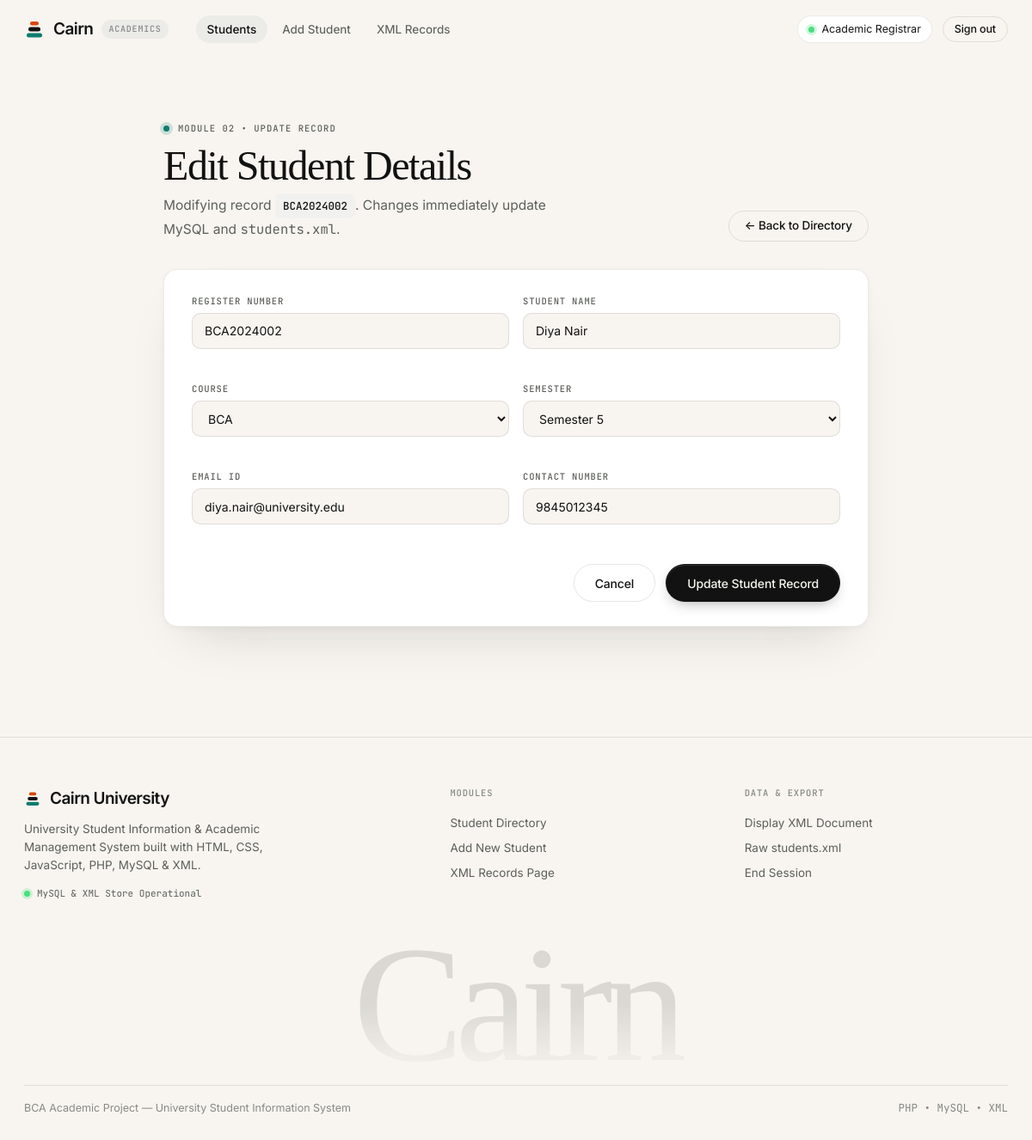
/edit_student.php?id=2 (signed in), run on the app's committed database.
### tables this page shows
CREATE TABLE IF NOT EXISTS `students` (
  `id` INT UNSIGNED NOT NULL AUTO_INCREMENT,
  `reg_no` VARCHAR(20) NOT NULL,
  `student_name` VARCHAR(100) NOT NULL,
  `course` VARCHAR(80) NOT NULL,
  `semester` TINYINT UNSIGNED NOT NULL,
  `email` VARCHAR(120) NOT NULL,
  `contact_number` VARCHAR(15) NOT NULL,
  `created_at` TIMESTAMP NOT NULL DEFAULT CURRENT_TIMESTAMP,
  `updated_at` TIMESTAMP NOT NULL DEFAULT CURRENT_TIMESTAMP ON UPDATE CURRENT_TIMESTAMP,
  PRIMARY KEY (`id`),
  UNIQUE KEY `uq_students_reg_no` (`reg_no`),
  UNIQUE KEY `uq_students_email` (`email`)
);

### includes/auth.php (called while the page is built, shortened)
<?php
function e(?string $value): string
{
    return htmlspecialchars((string) $value, ENT_QUOTES, 'UTF-8');
}

### edit_student.php (the view, shortened to what this page needs)
<?php
require_once __DIR__ . '/config/db.php';
require_once __DIR__ . '/includes/auth.php';
$id = (int) ($_GET['id'] ?? $_POST['id'] ?? 0);
$stmt = $conn->prepare('SELECT id, reg_no, student_name, course, semester, email, contact_number FROM students WHERE id = ? LIMIT 1');
$stmt->bind_param('i', $id);
$stmt->execute();
$student = $stmt->get_result()->fetch_assoc();
$formData = $student;
require_once __DIR__ . '/includes/header.php';
?>
<main class="cnl-container cnl-section" style="max-width: 820px;">
  <div class="cnl-page-head">
    <div>
      <div class="cnl-kicker is-teal" style="margin-bottom: 10px;">Module 02 &bull; Update Record</div>
      <h1 class="cnl-title" style="font-size: clamp(34px, 4.2vw, 48px);">Edit Student Details</h1>
      <p class="cnl-sub" style="margin-top: 8px;">
        Modifying record <span class="cnl-reg"><?php echo e($student['reg_no']); ?></span>. Changes immediately update MySQL and <code class="cnl-mono">students.xml</code>.
      </p>
    </div>
    <a href="dashboard.php" class="cnl-pill is-ghost">&larr; Back to Directory</a>
  </div>
  <section class="cnl-card cnl-card-pad">
    <form id="studentForm" method="POST" action="edit_student.php?id=<?php echo $id; ?>" novalidate>
      <div class="cnl-form-grid">
        <div class="cnl-field">
          <label for="reg_no" class="cnl-label">Register Number</label>
          <input type="text" id="reg_no" name="reg_no" class="cnl-input" value="<?php echo e($formData['reg_no']); ?>" required>
          <span id="reg_no_error" class="cnl-error-msg"></span>
        </div>
        <div class="cnl-field">
          <label for="student_name" class="cnl-label">Student Name</label>
          <input type="text" id="student_name" name="student_name" class="cnl-input" value="<?php echo e($formData['student_name']); ?>" required>
          <span id="student_name_error" class="cnl-error-msg"></span>
        </div>
        <div class="cnl-field">
          <label for="course" class="cnl-label">Course</label>
          <select id="course" name="course" class="cnl-select" required>
            <?php
            $courseOptions = ['BCA', 'B.Sc Computer Science', 'MCA', 'M.Sc Computer Science', 'B.Tech CSE', 'BBA'];
            foreach ($courseOptions as $opt):
              $selected = ($formData['course'] === $opt) ? 'selected' : '';
            ?>
              <option value="<?php echo e($opt); ?>" <?php echo $selected; ?>><?php echo e($opt); ?></option>
            <?php endforeach; ?>
          </select>
          <span id="course_error" class="cnl-error-msg"></span>
        </div>
        <div class="cnl-field">
          <label for="semester" class="cnl-label">Semester</label>
          <select id="semester" name="semester" class="cnl-select" required>
            <?php for ($s = 1; $s <= 8; $s++): ?>
              <option value="<?php echo $s; ?>" <?php echo ((int) $formData['semester'] === $s) ? 'selected' : ''; ?>>
                Semester <?php echo $s; ?>
              </option>
            <?php endfor; ?>
          </select>
          <span id="semester_error" class="cnl-error-msg"></span>
        </div>
        <div class="cnl-field">
          <label for="email" class="cnl-label">Email ID</label>
          <input type="email" id="email" name="email" class="cnl-input" value="<?php echo e($formData['email']); ?>" required>
          <span id="email_error" class="cnl-error-msg"></span>
        </div>
        <div class="cnl-field">
          <label for="contact_number" class="cnl-label">Contact Number</label>
          <input type="tel" id="contact_number" name="contact_number" class="cnl-input" value="<?php echo e($formData['contact_number']); ?>" required>
          <span id="contact_number_error" class="cnl-error-msg"></span>
        </div>
      </div>
      <div style="display: flex; justify-content: flex-end; gap: 12px; margin-top: 24px;">
        <a href="dashboard.php" class="cnl-pill is-ghost is-lg">Cancel</a>
        <button type="submit" class="cnl-pill is-lg">Update Student Record</button>
      </div>
    </form>
  </section>
</main>
<?php require_once __DIR__ . '/includes/footer.php'; ?>

### assets/css/style.css (style rules this page uses)
:root { --cnl-bg: #f8f5f0; --cnl-ink: #111211; --cnl-mute: #5c5f5b; --cnl-faint: #878a86; --cnl-line: rgba(17, 18, 17, 0.10); --cnl-soft: #ebebe8; --cnl-card: #ffffff; --cnl-card-ink: #151615; --cnl-card-mute: #686b67; --cnl-card-line: rgba(0, 0, 0, 0.08); --cnl-card-soft: #f1f1ef; --cnl-dark: #0b0b0c; --cnl-accent: #d9480f; --cnl-agent: #0f7c6e; --cnl-ok: #15803d; --cnl-ok-dot: #4ade80; --cnl-serif: "Instrument Serif", "Newsreader", "Iowan Old Style", Georgia, serif; --cnl-sans: "Inter", ui-sans-serif, system-ui, -apple-system, "Segoe UI", Roboto, sans-serif; --cnl-mono: "JetBrains Mono", "SF Mono", ui-monospace, Menlo, Consolas, monospace; --cnl-radius-card: 16px; --cnl-radius-sm: 10px; --cnl-shadow-card: 0 28px 60px -30px rgba(17, 18, 17, 0.18), 0 2px 8px -2px rgba(17, 18, 17, 0.06); --cnl-shadow-float: 0 40px 90px -30px rgba(0, 0, 0, 0.55); --cnl-shadow-pill: 0 6px 18px -8px rgba(0, 0, 0, 0.45); }
*, *::before, *::after { box-sizing: border-box; }
html { scroll-behavior: smooth; }
body { margin: 0; background-color: var(--cnl-bg); color: var(--cnl-ink); font-family: var(--cnl-sans); font-size: 15px; line-height: 1.55; -webkit-font-smoothing: antialiased; -moz-osx-font-smoothing: grayscale; }
a { color: inherit; text-decoration: none; }
button, input, select, textarea { font-family: inherit; }
.cnl-mono { font-family: var(--cnl-mono); }
.cnl-kicker { display: inline-flex; align-items: center; gap: 10px; font-family: var(--cnl-mono); font-size: 10.5px; font-weight: 500; letter-spacing: 0.10em; text-transform: uppercase; color: var(--cnl-mute); }
.cnl-kicker::before { content: ""; width: 7px; height: 7px; border-radius: 50%; background: var(--cnl-accent); box-shadow: 0 0 0 4px rgba(217, 72, 15, 0.18); flex-shrink: 0; }
.cnl-kicker.is-teal::before { background: var(--cnl-agent); box-shadow: 0 0 0 4px rgba(15, 124, 110, 0.18); }
.cnl-title { margin: 0; font-family: var(--cnl-serif); font-weight: 400; font-size: clamp(42px, 5.8vw, 70px); line-height: 1.03; letter-spacing: -0.03em; color: var(--cnl-ink); }
.cnl-sub { margin: 0; font-size: 15.5px; line-height: 1.7; color: var(--cnl-mute); max-width: 48ch; }
.cnl-pill { display: inline-flex; align-items: center; justify-content: center; gap: 8px; height: 36px; padding: 0 18px; border-radius: 999px; border: 1px solid transparent; background: var(--cnl-ink); color: var(--cnl-bg); font-size: 13.5px; font-weight: 500; letter-spacing: -0.01em; cursor: pointer; box-shadow: 0 1px 0 rgba(255, 255, 255, 0.12) inset, var(--cnl-shadow-pill); transition: transform 0.18s ease, background-color 0.18s ease, box-shadow 0.18s ease; white-space: nowrap; }
.cnl-pill.is-lg { height: 44px; padding: 0 24px; font-size: 14px; }
.cnl-pill.is-ghost { background: transparent; color: var(--cnl-ink); border-color: var(--cnl-line); box-shadow: none; }
.cnl-container { max-width: 1240px; margin: 0 auto; padding: 0 28px; }
.cnl-section { padding: 40px 0 64px; }
.cnl-form-grid { display: grid; grid-template-columns: 1fr 1fr; gap: 16px; }
.cnl-field { display: flex; flex-direction: column; gap: 6px; margin-bottom: 16px; }
.cnl-form-grid .cnl-field { margin-bottom: 0; }
.cnl-label { font-family: var(--cnl-mono); font-size: 10.5px; font-weight: 500; letter-spacing: 0.08em; text-transform: uppercase; color: var(--cnl-mute); }
.cnl-input, .cnl-select { width: 100%; height: 42px; padding: 0 14px; border-radius: 10px; border: 1px solid var(--cnl-line); background: var(--cnl-bg); color: var(--cnl-ink); font-size: 14px; transition: border-color 0.18s ease, box-shadow 0.18s ease, background-color 0.18s ease; }
.cnl-error-msg { font-size: 12px; color: var(--cnl-accent); min-height: 16px; display: block; }
.cnl-page-head { padding: 28px 0 32px; display: flex; align-items: flex-end; justify-content: space-between; gap: 24px; flex-wrap: wrap; }
.cnl-card { background: var(--cnl-card); border: 1px solid var(--cnl-card-line); border-radius: var(--cnl-radius-card); box-shadow: var(--cnl-shadow-card); overflow: hidden; }
.cnl-card-pad { padding: 28px 32px; }
.cnl-reg { font-family: var(--cnl-mono); font-size: 12.5px; font-weight: 500; padding: 4px 9px; border-radius: 7px; background: var(--cnl-card-soft); color: var(--cnl-ink); display: inline-block; }

### data on the page
students: reg_no "BCA2024002", student_name "Diya Nair", semester "Semester 5", email "diya.nair@university.edu", contact_number "9845012345"

### other printed values
$_SESSION['full_name'] "Academic Registrar"
form field course "BCA"
